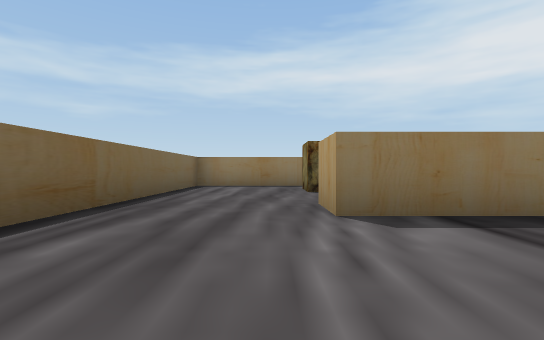
view 1 (above)

18 first-person views from a walk through a Unity game level. The camera is 0.41 m above the floor, looks level and sees 85° across. The floor is counted in squares, 1 m on a side. Each view is taken from the middle of a square. On the plan, view 1 faces up. The plan holds only what a view shows up to about 9 squares ahead; the rest is blank. The place goes on beyond the plan. The player is left out.

view 2
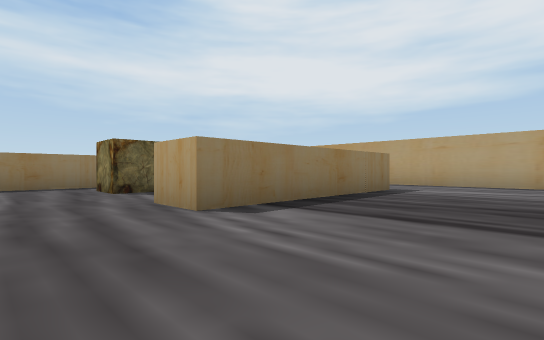

view 3
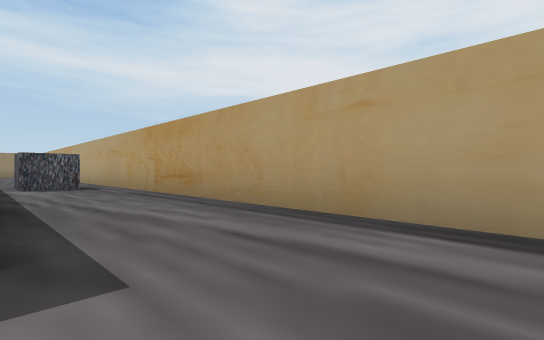

view 4
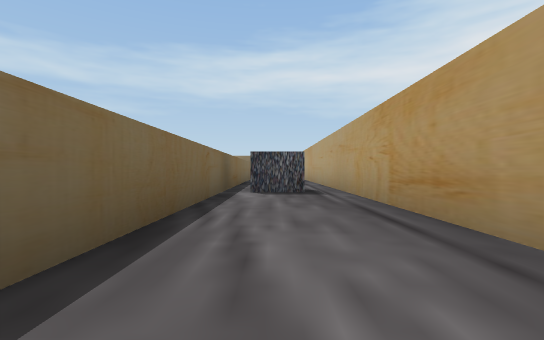

view 5
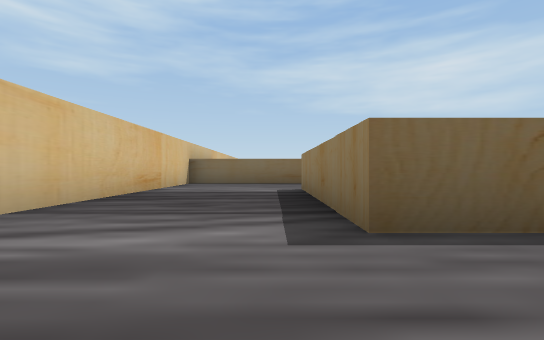

view 6
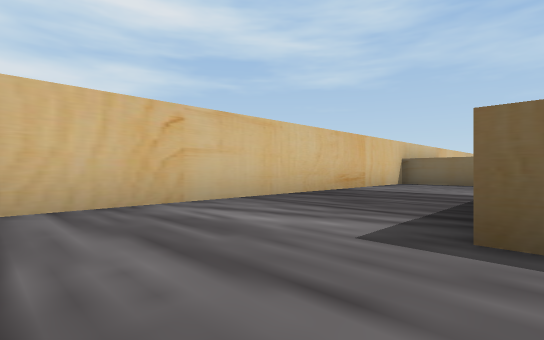

view 7
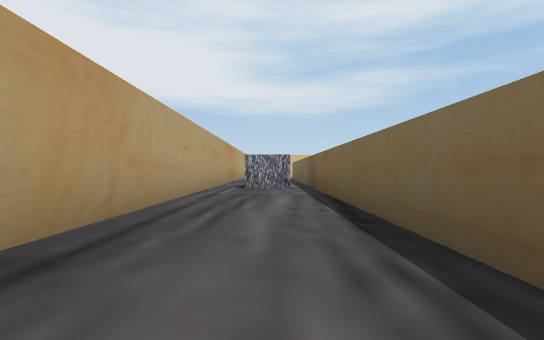

view 8
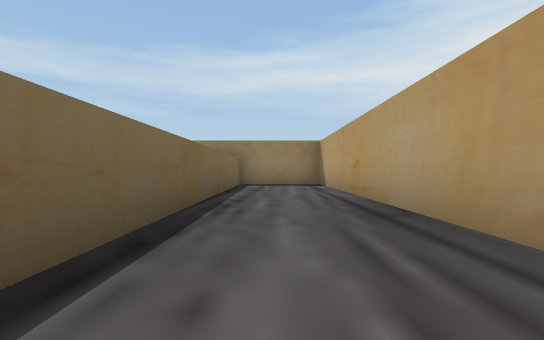

view 9
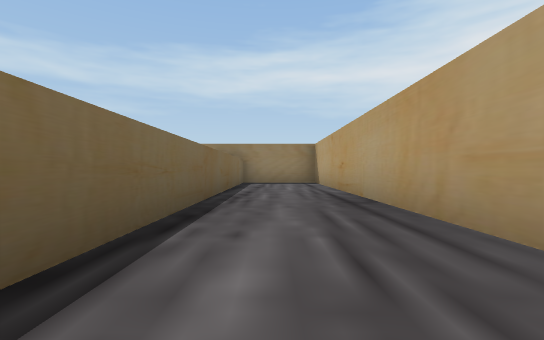

view 10
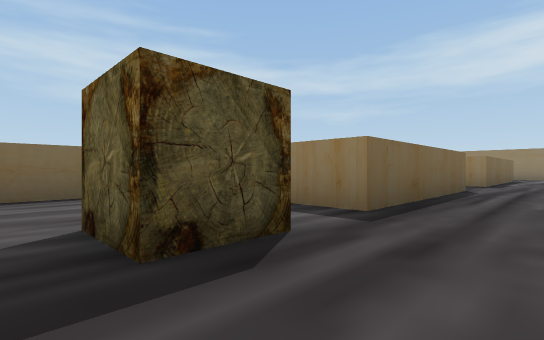

view 11
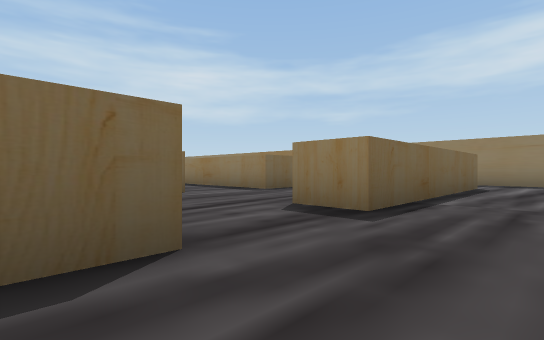

view 12
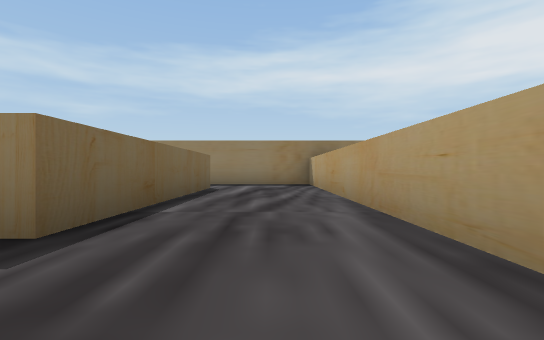

view 13
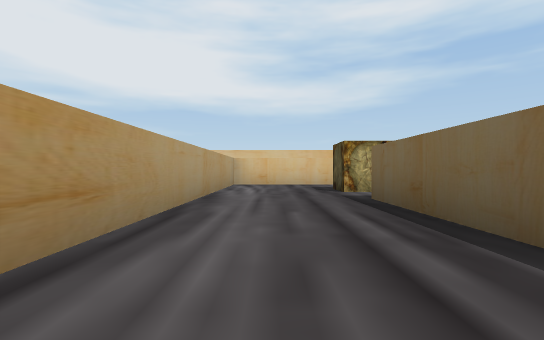

view 14
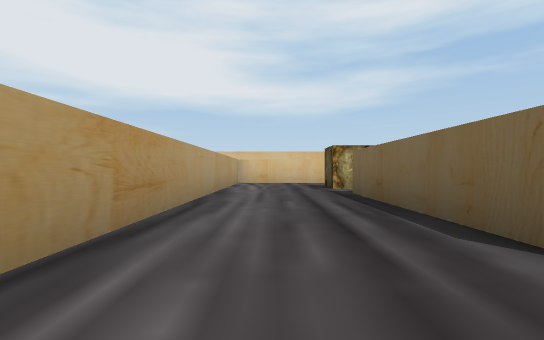

view 15
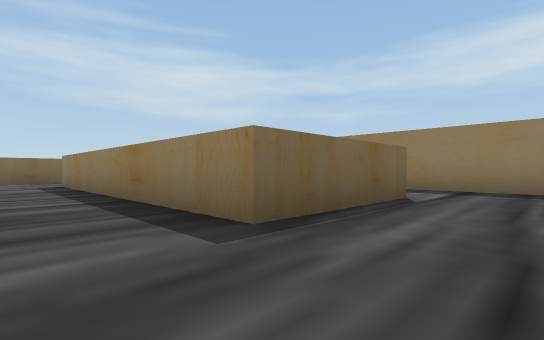

view 16
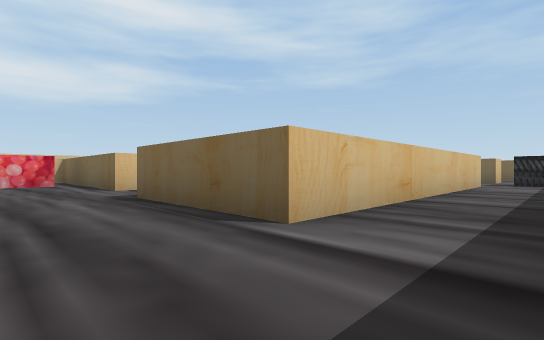

view 17
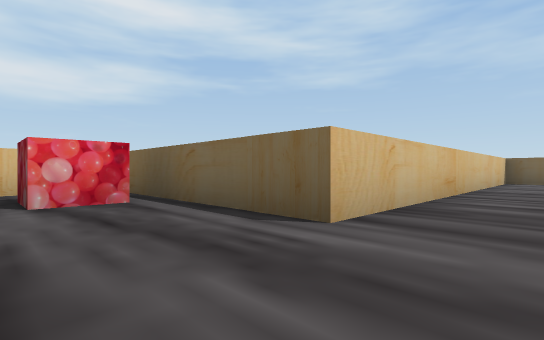

view 18
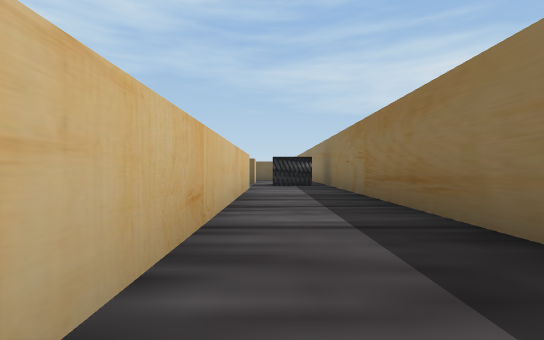

### Floor plan
Points are (right, up) in squares from view 1. A wall is a line through its corners. A room is listed if a view was taken in it or the views show most of it. See-through windows are left out.
Room 1 (views 1, 2, 3, 4, 5, 6, 7, 8, 9)
walls: (7.4, 0.2) (7.4, 20.5) (5.1, 20.5) (5.1, 2.6) (0.6, 2.6) (0.6, 3.8); (-1.9, 3.4) (-1.9, -0.5) (6.9, -0.5)
ways out: opening at (-0.5, 3) to room 2
objects: other object (6, 9)
Room 2 (views 10, 11, 12, 13, 14)
walls: (1.6, 11.9) (1.6, 7.8) (-1.9, 7.8) (-1.9, 3.4); (1.2, 3.6) (4.1, 3.6) (4.1, 20.5) (1.2, 20.5); (1.6, 18.9) (1.6, 13.8) (0.5, 13.8)
ways out: opening at (-0.5, 3) to room 1; opening at (1, 12.5) to room 3; opening at (1, 19.5) to room 3
objects: other object (1, 6)
Room 3 (views 15, 16, 17, 18)
walls: (-8.8, 18.5) (-1.7, 18.5) (-1.7, 15.5) (-8.8, 15.5); (-10.9, 15.9) (-10.9, 13.7) (-1.9, 13.7) (-1.9, 9.1); (-0.2, 20.5) (-10.9, 20.5)
ways out: opening at (1, 12.5) to room 2; opening at (1, 19.5) to room 2
objects: other object (-11, 19) to (-10, 20); other object (-1, 10) to (-1, 11)

Positions as (right, up) in squares from view 1, and headings:
1: (0, 0), facing up
2: (-1, 0), facing up-right
3: (5, 1), facing up-right
4: (6, 3), facing up
5: (7, 2), facing left
6: (7, 3), facing down-left
7: (6, 16), facing down
8: (6, 12), facing up
9: (6, 11), facing up
10: (3, 5), facing up-left
11: (3, 11), facing up-left
12: (3, 12), facing up
13: (3, 12), facing down
14: (3, 13), facing down
15: (0, 14), facing up-left
16: (0, 20), facing down-left
17: (0, 15), facing down-left
18: (-2, 19), facing left
